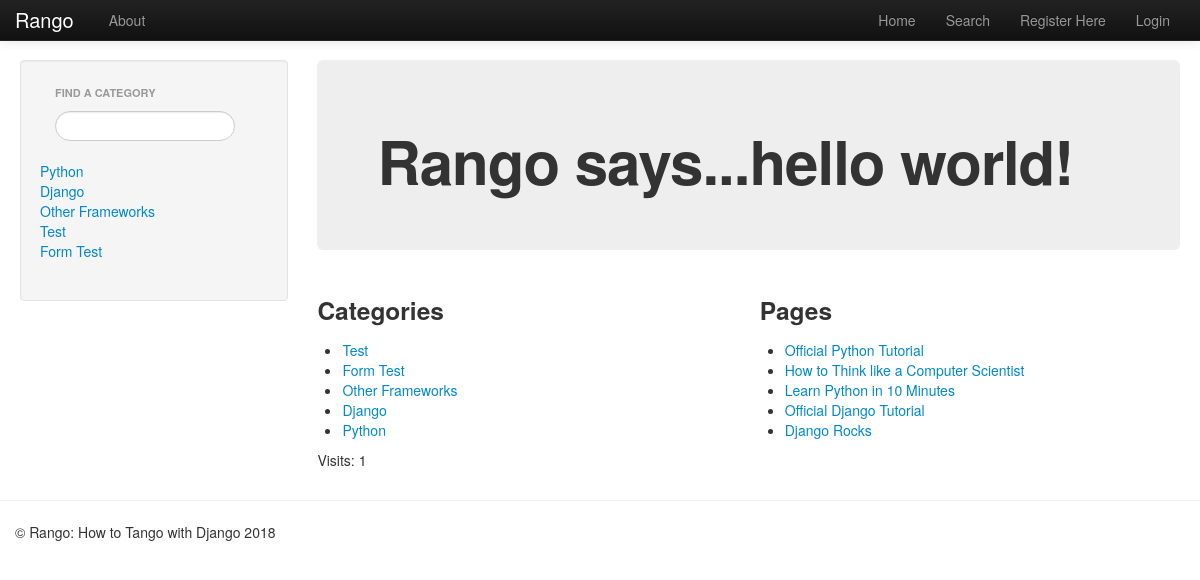
Screenshot of /rango/ with the database file from the repository.
### rango/models.py (models this page shows, shortened)
class Category(models.Model):
    name = models.CharField(max_length=128, unique=True)
    views = models.IntegerField(default=0)
    likes = models.IntegerField(default=0)
    slug = models.SlugField()

class Page(models.Model):
    category = models.ForeignKey(Category, on_delete=models.CASCADE,)
    title = models.CharField(max_length=128)
    url = models.URLField()
    views = models.IntegerField(default=0)

### rango/views.py (the view)
def index(request):
    category_list = Category.objects.order_by('likes')[:5]
    page_list = Page.objects.order_by('-views')[:5]
    context_dict = {'categories': category_list, 'pages': page_list}
    visits = request.session.get('visits')
    if not visits:
        visits = 1
    reset_last_visit_time = False
    last_visit = request.session.get('last_visit')
    if last_visit:
        last_visit_time = datetime.strptime(last_visit[:-7], "%Y-%m-%d %H:%M:%S")
        if(datetime.now() - last_visit_time).seconds > 0:
            visits = visits + 1
            reset_last_visit_time = True
    else:
        reset_last_visit_time = True
    if reset_last_visit_time:
        request.session['last_visit'] = str(datetime.now())
        request.session['visits'] = visits
    context_dict['visits'] = visits
    response = render(request, 'rango/index.html', context_dict)
    return response

### rango/templatetags/rango_extras.py (called while the page is built)
@register.inclusion_tag('rango/cats.html')
def get_category_list(cat=None):
    return {'cats': Category.objects.all(), 'act_cat': cat}

### templates/rango/index.html (shortened to what this page needs)
{% extends 'base.html' %}
{% load staticfiles %}
{% block body_block %}
<div class="hero-unit">
    {% if user.is_authenticated %}
      <h1>Rango says... hello {{ user.username }}!</h1>
    {% else %}
        <h1>Rango says...hello world!</h1>
    {% endif %}
</div>
<div class="row-fluid">
  <div class="span6">
    <h3>Categories</h3>
    {% if categories %}
      <ul>
        {% for category in categories %}
        <li><a href="{% url 'category' category.slug %}">{{ category.name }}</a></li>
        {% endfor %}
      </ul>
      {% else %}
        <strong>There are no categories present.</strong>
      {% endif %}
  </div>
  <div class="span6">
    <h3>Pages</h3>
    {% if pages %}
    <ul>
      {% for page in pages %}
        <li><a href="{{ page.url }}">{{ page.title }}</a></li>
      {% endfor %}
    </ul>
      {% else %}
        <strong>There are no pages present.</strong>
      {% endif %}
  </div>
  <p>Visits: {{ visits }}</p>
</div>
{% endblock %}

### templates/base.html (shortened to what this page needs)
{% load static %}
{% load rango_extras %}
{% load staticfiles %}
<!DOCTYPE html>
<html lang="en">
  <head>
    <link href="{% static 'css/bootstrap-fluid-adj.css' %}" rel="stylesheet">
    <link href="{% static 'css/bootstrap.min.css' %}" rel="stylesheet" media="screen">
    <link href="{% static 'css/bootstrap-responsive.css' %}" rel="stylesheet">
  </head>
  <body>
    <div class="navbar navbar-inverse navbar-fixed-top">
      <div class="navbar-inner">
        <div class="container">
          <a class="brand" href="/rango/">Rango</a>
          <div class="nav-collapse collapse">
            <ul class="nav pull-right">
                <li><a href="{% url 'index' %}">Home</a></li>
                <li><a href="{% url 'search' %}">Search</a></li>
                    {% if user.is_authenticated %}
                        <li><a href="{% url 'auth_logout' %}?next=/rango/">Logout</a></li>
                    {% else %}
                        <li><a href="{% url 'registration_register' %}">Register Here</a></li>
                        <li><a href="{% url 'auth_login' %}">Login</a></li>
                    {% endif %}
            </ul>
            <ul class="nav">
              <li><a href="{% url 'about' %}">About</a></li>
            </ul>
          </div>
        </div>
      </div>
    </div>
    <div class="container-fluid">
      <div class="row-fluid">
        <div class="span3">
          <div class="well sidebar-nav">
            <ul class="nav nav-list">
              <li class="nav-header">Find a Category</li>
              <form>
                <li><input class="input-medium search-query" type="text" name="suggestion" value="" id="suggestion" /></li>
              </form>
            </ul>
              {% block side_block %}
              {% get_category_list category %}
              {% endblock %}
          </div>
        </div>
        <div class="span9">
                {% block body_block %}{% endblock %}
        </div>
      </div>
    </div>
  <hr>
  <footer>
    <div class="container">
      <p>&copy; Rango: How to Tango with Django 2018</p>
    </div>
  </footer>
  </body>
</html>

### templates/rango/cats.html
<ul class="nav nav-sidebar">
{% if cats %}
  {% for c in cats %}
    <li><a href="{% url 'category' c.slug %}">{{ c.name }}</a></li>
  {% endfor %}
{% else %}
  <li><strong>There are no categories present.</strong></li>
{% endif %}
</ul>

### rows the page displays
Category: name "Python"
Category: name "Django"
Category: name "Other Frameworks"
Category: name "Test"
Category: name "Form Test"
Page: title "Official Python Tutorial"
Page: title "How to Think like a Computer Scientist"
Page: title "Learn Python in 10 Minutes"
Page: title "Official Django Tutorial"
Page: title "Django Rocks"

### other values shown
{{ visits }} "1"
